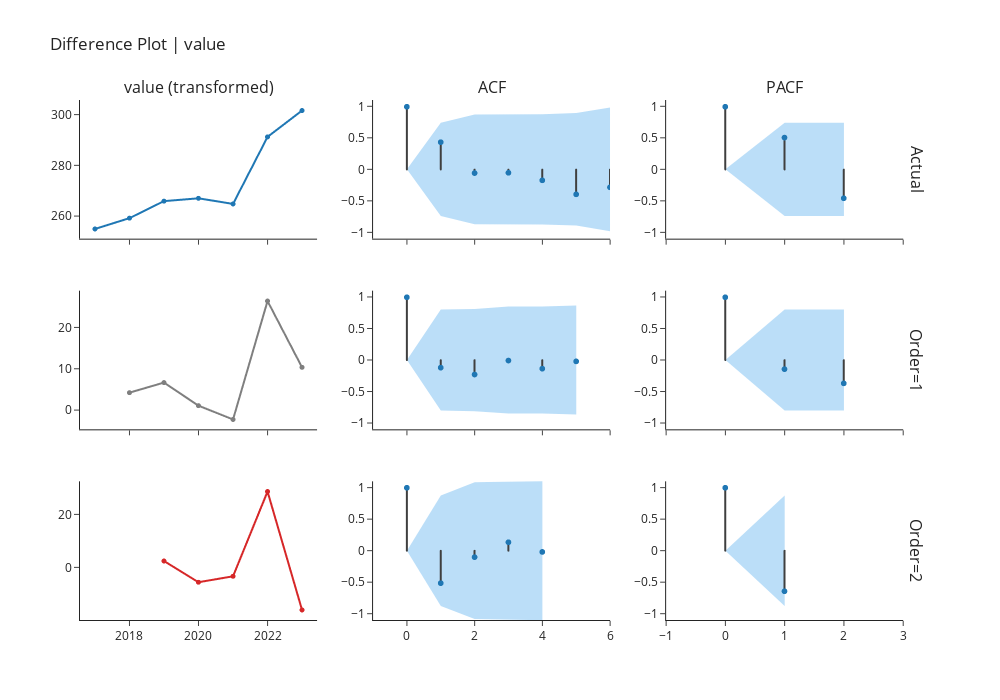

Here is the notebook cell this chart was saved with:
### Markdown cell above
## Difference Plot Using Order

### Code cell
exp.plot_model(plot="diff", 
               data_kwargs={"order_list": [1, 2], "acf": True, "pacf": True},
               fig_kwargs = {"height":700,"width":1000,"template": "simple_white","hoverinfo":"skip","big_data_threshold":100})

### Figure 1 — Plotly figure (JSON) as saved in the notebook; plotly's stock layout.template omitted (floating-point values rounded to 4 significant figures)
{"data": [{"hoverinfo": "skip", "line": {"width": 2}, "marker": {"size": 5}, "mode": "lines+markers", "name": "Actual", "showlegend": false, "type": "scattergl", "x": ["2017-01-01T00:00:00", "2018-01-01T00:00:00", "2019-01-01T00:00:00", "2020-01-01T00:00:00", "2021-01-01T00:00:00", "2022-01-01T00:00:00", "2023-01-01T00:00:00"], "xaxis": "x", "y": [255.1, 259.3, 266.0, 267.2, 264.9, 291.4, 301.8], "yaxis": "y"}, {"line": {"color": "#3f3f3f"}, "mode": "lines", "name": "Actual", "showlegend": false, "type": "scattergl", "x": [0, 0], "xaxis": "x2", "y": [0, 1], "yaxis": "y2"}, {"line": {"color": "#3f3f3f"}, "mode": "lines", "name": "Actual", "showlegend": false, "type": "scattergl", "x": [1, 1], "xaxis": "x2", "y": [0, 0.4379], "yaxis": "y2"}, {"line": {"color": "#3f3f3f"}, "mode": "lines", "name": "Actual", "showlegend": false, "type": "scattergl", "x": [2, 2], "xaxis": "x2", "y": [0, -0.05254], "yaxis": "y2"}, {"line": {"color": "#3f3f3f"}, "mode": "lines", "name": "Actual", "showlegend": false, "type": "scattergl", "x": [3, 3], "xaxis": "x2", "y": [0, -0.04802], "yaxis": "y2"}, {"line": {"color": "#3f3f3f"}, "mode": "lines", "name": "Actual", "showlegend": false, "type": "scattergl", "x": [4, 4], "xaxis": "x2", "y": [0, -0.1677], "yaxis": "y2"}, {"line": {"color": "#3f3f3f"}, "mode": "lines", "name": "Actual", "showlegend": false, "type": "scattergl", "x": [5, 5], "xaxis": "x2", "y": [0, -0.3906], "yaxis": "y2"}, {"line": {"color": "#3f3f3f"}, "mode": "lines", "name": "Actual", "showlegend": false, "type": "scattergl", "x": [6, 6], "xaxis": "x2", "y": [0, -0.279], "yaxis": "y2"}, {"marker": {"color": "#1f77b4", "size": 6}, "mode": "markers", "name": "Actual", "showlegend": false, "type": "scattergl", "x": [0, 1, 2, 3, 4, 5, 6], "xaxis": "x2", "y": [1, 0.4379, -0.05254, -0.04802, -0.1677, -0.3906, -0.279], "yaxis": "y2"}, {"line": {"color": "rgba(255,255,255,0)"}, "mode": "lines", "name": "UC", "showlegend": false, "type": "scatter", "x": [0, 1, 2, 3, 4, 5, 6], "xaxis": "x2", "y": [0, 0.7408, 0.8713, 0.8731, 0.8745, 0.892, 0.9813], "yaxis": "y2"}, {"fill": "tonexty", "fillcolor": "rgba(32, 146, 230,0.3)", "line": {"color": "rgba(255,255,255,0)"}, "mode": "lines", "name": "LC", "showlegend": false, "type": "scatter", "x": [0, 1, 2, 3, 4, 5, 6], "xaxis": "x2", "y": [0, -0.7408, -0.8713, -0.8731, -0.8745, -0.892, -0.9813], "yaxis": "y2"}, {"line": {"color": "#3f3f3f"}, "mode": "lines", "name": "Actual", "showlegend": false, "type": "scattergl", "x": [0, 0], "xaxis": "x3", "y": [0, 1], "yaxis": "y3"}, {"line": {"color": "#3f3f3f"}, "mode": "lines", "name": "Actual", "showlegend": false, "type": "scattergl", "x": [1, 1], "xaxis": "x3", "y": [0, 0.5108], "yaxis": "y3"}, {"line": {"color": "#3f3f3f"}, "mode": "lines", "name": "Actual", "showlegend": false, "type": "scattergl", "x": [2, 2], "xaxis": "x3", "y": [0, -0.4526], "yaxis": "y3"}, {"marker": {"color": "#1f77b4", "size": 6}, "mode": "markers", "name": "Actual", "showlegend": false, "type": "scattergl", "x": [0, 1, 2], "xaxis": "x3", "y": [1, 0.5108, -0.4526], "yaxis": "y3"}, {"line": {"color": "rgba(255,255,255,0)"}, "mode": "lines", "name": "UC", "showlegend": false, "type": "scatter", "x": [0, 1, 2], "xaxis": "x3", "y": [0, 0.7408, 0.7408], "yaxis": "y3"}, {"fill": "tonexty", "fillcolor": "rgba(32, 146, 230,0.3)", "line": {"color": "rgba(255,255,255,0)"}, "mode": "lines", "name": "LC", "showlegend": false, "type": "scatter", "x": [0, 1, 2], "xaxis": "x3", "y": [0, -0.7408, -0.7408], "yaxis": "y3"}, {"hoverinfo": "skip", "line": {"width": 2}, "marker": {"size": 5}, "mode": "lines+markers", "name": "Order=1", "showlegend": false, "type": "scattergl", "x": ["2018-01-01T00:00:00", "2019-01-01T00:00:00", "2020-01-01T00:00:00", "2021-01-01T00:00:00", "2022-01-01T00:00:00", "2023-01-01T00:00:00"], "xaxis": "x4", "y": [4.27, 6.71, 1.12, -2.22, 26.46, 10.4], "yaxis": "y4"}, {"line": {"color": "#3f3f3f"}, "mode": "lines", "name": "Order=1", "showlegend": false, "type": "scattergl", "x": [0, 0], "xaxis": "x5", "y": [0, 1], "yaxis": "y5"}, {"line": {"color": "#3f3f3f"}, "mode": "lines", "name": "Order=1", "showlegend": false, "type": "scattergl", "x": [1, 1], "xaxis": "x5", "y": [0, -0.1176], "yaxis": "y5"}, {"line": {"color": "#3f3f3f"}, "mode": "lines", "name": "Order=1", "showlegend": false, "type": "scattergl", "x": [2, 2], "xaxis": "x5", "y": [0, -0.2266], "yaxis": "y5"}, {"line": {"color": "#3f3f3f"}, "mode": "lines", "name": "Order=1", "showlegend": false, "type": "scattergl", "x": [3, 3], "xaxis": "x5", "y": [0, -0.00455], "yaxis": "y5"}, {"line": {"color": "#3f3f3f"}, "mode": "lines", "name": "Order=1", "showlegend": false, "type": "scattergl", "x": [4, 4], "xaxis": "x5", "y": [0, -0.1334], "yaxis": "y5"}, {"line": {"color": "#3f3f3f"}, "mode": "lines", "name": "Order=1", "showlegend": false, "type": "scattergl", "x": [5, 5], "xaxis": "x5", "y": [0, -0.01789], "yaxis": "y5"}, {"marker": {"color": "#1f77b4", "size": 6}, "mode": "markers", "name": "Order=1", "showlegend": false, "type": "scattergl", "x": [0, 1, 2, 3, 4, 5], "xaxis": "x5", "y": [1, -0.1176, -0.2266, -0.00455, -0.1334, -0.01789], "yaxis": "y5"}, {"line": {"color": "rgba(255,255,255,0)"}, "mode": "lines", "name": "UC", "showlegend": false, "type": "scatter", "x": [0, 1, 2, 3, 4, 5], "xaxis": "x5", "y": [0, 0.8002, 0.8111, 0.8507, 0.8507, 0.864], "yaxis": "y5"}, {"fill": "tonexty", "fillcolor": "rgba(32, 146, 230,0.3)", "line": {"color": "rgba(255,255,255,0)"}, "mode": "lines", "name": "LC", "showlegend": false, "type": "scatter", "x": [0, 1, 2, 3, 4, 5], "xaxis": "x5", "y": [0, -0.8002, -0.8111, -0.8507, -0.8507, -0.864], "yaxis": "y5"}, {"line": {"color": "#3f3f3f"}, "mode": "lines", "name": "Order=1", "showlegend": false, "type": "scattergl", "x": [0, 0], "xaxis": "x6", "y": [0, 1], "yaxis": "y6"}, {"line": {"color": "#3f3f3f"}, "mode": "lines", "name": "Order=1", "showlegend": false, "type": "scattergl", "x": [1, 1], "xaxis": "x6", "y": [0, -0.1411], "yaxis": "y6"}, {"line": {"color": "#3f3f3f"}, "mode": "lines", "name": "Order=1", "showlegend": false, "type": "scattergl", "x": [2, 2], "xaxis": "x6", "y": [0, -0.367], "yaxis": "y6"}, {"marker": {"color": "#1f77b4", "size": 6}, "mode": "markers", "name": "Order=1", "showlegend": false, "type": "scattergl", "x": [0, 1, 2], "xaxis": "x6", "y": [1, -0.1411, -0.367], "yaxis": "y6"}, {"line": {"color": "rgba(255,255,255,0)"}, "mode": "lines", "name": "UC", "showlegend": false, "type": "scatter", "x": [0, 1, 2], "xaxis": "x6", "y": [0, 0.8002, 0.8002], "yaxis": "y6"}, {"fill": "tonexty", "fillcolor": "rgba(32, 146, 230,0.3)", "line": {"color": "rgba(255,255,255,0)"}, "mode": "lines", "name": "LC", "showlegend": false, "type": "scatter", "x": [0, 1, 2], "xaxis": "x6", "y": [0, -0.8002, -0.8002], "yaxis": "y6"}, {"hoverinfo": "skip", "line": {"width": 2}, "marker": {"size": 5}, "mode": "lines+markers", "name": "Order=2", "showlegend": false, "type": "scattergl", "x": ["2019-01-01T00:00:00", "2020-01-01T00:00:00", "2021-01-01T00:00:00", "2022-01-01T00:00:00", "2023-01-01T00:00:00"], "xaxis": "x7", "y": [2.44, -5.59, -3.34, 28.68, -16.06], "yaxis": "y7"}, {"line": {"color": "#3f3f3f"}, "mode": "lines", "name": "Order=2", "showlegend": false, "type": "scattergl", "x": [0, 0], "xaxis": "x8", "y": [0, 1], "yaxis": "y8"}, {"line": {"color": "#3f3f3f"}, "mode": "lines", "name": "Order=2", "showlegend": false, "type": "scattergl", "x": [1, 1], "xaxis": "x8", "y": [0, -0.5146], "yaxis": "y8"}, {"line": {"color": "#3f3f3f"}, "mode": "lines", "name": "Order=2", "showlegend": false, "type": "scattergl", "x": [2, 2], "xaxis": "x8", "y": [0, -0.1014], "yaxis": "y8"}, {"line": {"color": "#3f3f3f"}, "mode": "lines", "name": "Order=2", "showlegend": false, "type": "scattergl", "x": [3, 3], "xaxis": "x8", "y": [0, 0.1348], "yaxis": "y8"}, {"line": {"color": "#3f3f3f"}, "mode": "lines", "name": "Order=2", "showlegend": false, "type": "scattergl", "x": [4, 4], "xaxis": "x8", "y": [0, -0.01871], "yaxis": "y8"}, {"marker": {"color": "#1f77b4", "size": 6}, "mode": "markers", "name": "Order=2", "showlegend": false, "type": "scattergl", "x": [0, 1, 2, 3, 4], "xaxis": "x8", "y": [1, -0.5146, -0.1014, 0.1348, -0.01871], "yaxis": "y8"}, {"line": {"color": "rgba(255,255,255,0)"}, "mode": "lines", "name": "UC", "showlegend": false, "type": "scatter", "x": [0, 1, 2, 3, 4], "xaxis": "x8", "y": [0, 0.8765, 1.084, 1.091, 1.104], "yaxis": "y8"}, {"fill": "tonexty", "fillcolor": "rgba(32, 146, 230,0.3)", "line": {"color": "rgba(255,255,255,0)"}, "mode": "lines", "name": "LC", "showlegend": false, "type": "scatter", "x": [0, 1, 2, 3, 4], "xaxis": "x8", "y": [0, -0.8765, -1.084, -1.091, -1.104], "yaxis": "y8"}, {"line": {"color": "#3f3f3f"}, "mode": "lines", "name": "Order=2", "showlegend": false, "type": "scattergl", "x": [0, 0], "xaxis": "x9", "y": [0, 1], "yaxis": "y9"}, {"line": {"color": "#3f3f3f"}, "mode": "lines", "name": "Order=2", "showlegend": false, "type": "scattergl", "x": [1, 1], "xaxis": "x9", "y": [0, -0.6433], "yaxis": "y9"}, {"marker": {"color": "#1f77b4", "size": 6}, "mode": "markers", "name": "Order=2", "showlegend": false, "type": "scattergl", "x": [0, 1], "xaxis": "x9", "y": [1, -0.6433], "yaxis": "y9"}, {"line": {"color": "rgba(255,255,255,0)"}, "mode": "lines", "name": "UC", "showlegend": false, "type": "scatter", "x": [0, 1], "xaxis": "x9", "y": [0, 0.8765], "yaxis": "y9"}, {"fill": "tonexty", "fillcolor": "rgba(32, 146, 230,0.3)", "line": {"color": "rgba(255,255,255,0)"}, "mode": "lines", "name": "LC", "showlegend": false, "type": "scatter", "x": [0, 1], "xaxis": "x9", "y": [0, -0.8765], "yaxis": "y9"}], "layout": {"annotations": [{"font": {"size": 16}, "showarrow": false, "text": "value (transformed)", "x": 0.1411, "xanchor": "center", "xref": "paper", "y": 1, "yanchor": "bottom", "yref": "paper"}, {"font": {"size": 16}, "showarrow": false, "text": "ACF", "x": 0.49, "xanchor": "center", "xref": "paper", "y": 1, "yanchor": "bottom", "yref": "paper"}, {"font": {"size": 16}, "showarrow": false, "text": "PACF", "x": 0.8389, "xanchor": "center", "xref": "paper", "y": 1, "yanchor": "bottom", "yref": "paper"}, {"font": {"size": 16}, "showarrow": false, "text": "Actual", "textangle": 90, "x": 0.98, "xanchor": "left", "xref": "paper", "y": 0.8667, "yanchor": "middle", "yref": "paper"}, {"font": {"size": 16}, "showarrow": false, "text": "Order=1", "textangle": 90, "x": 0.98, "xanchor": "left", "xref": "paper", "y": 0.5, "yanchor": "middle", "yref": "paper"}, {"font": {"size": 16}, "showarrow": false, "text": "Order=2", "textangle": 90, "x": 0.98, "xanchor": "left", "xref": "paper", "y": 0.1333, "yanchor": "middle", "yref": "paper"}], "autosize": false, "height": 700, "showlegend": false, "title": {"text": "Difference Plot | value"}, "width": 1000, "xaxis": {"anchor": "y", "domain": [0, 0.2822], "matches": "x7", "showticklabels": false}, "xaxis2": {"anchor": "y2", "domain": [0.3489, 0.6311], "matches": "x8", "range": [-1, 8], "showticklabels": false}, "xaxis3": {"anchor": "y3", "domain": [0.6978, 0.98], "matches": "x9", "range": [-1, 4], "showticklabels": false}, "xaxis4": {"anchor": "y4", "domain": [0, 0.2822], "matches": "x7", "showticklabels": false}, "xaxis5": {"anchor": "y5", "domain": [0.3489, 0.6311], "matches": "x8", "range": [-1, 7], "showticklabels": false}, "xaxis6": {"anchor": "y6", "domain": [0.6978, 0.98], "matches": "x9", "range": [-1, 4], "showticklabels": false}, "xaxis7": {"anchor": "y7", "domain": [0, 0.2822]}, "xaxis8": {"anchor": "y8", "domain": [0.3489, 0.6311], "range": [-1, 6]}, "xaxis9": {"anchor": "y9", "domain": [0.6978, 0.98], "range": [-1, 3]}, "yaxis": {"anchor": "x", "domain": [0.7333, 1]}, "yaxis2": {"anchor": "x2", "domain": [0.7333, 1], "range": [-1.1, 1.1], "zerolinecolor": "#000000"}, "yaxis3": {"anchor": "x3", "domain": [0.7333, 1], "range": [-1.1, 1.1], "zerolinecolor": "#000000"}, "yaxis4": {"anchor": "x4", "domain": [0.3667, 0.6333]}, "yaxis5": {"anchor": "x5", "domain": [0.3667, 0.6333], "range": [-1.1, 1.1], "zerolinecolor": "#000000"}, "yaxis6": {"anchor": "x6", "domain": [0.3667, 0.6333], "range": [-1.1, 1.1], "zerolinecolor": "#000000"}, "yaxis7": {"anchor": "x7", "domain": [0, 0.2667]}, "yaxis8": {"anchor": "x8", "domain": [0, 0.2667], "range": [-1.1, 1.1], "zerolinecolor": "#000000"}, "yaxis9": {"anchor": "x9", "domain": [0, 0.2667], "range": [-1.1, 1.1], "zerolinecolor": "#000000"}}}
